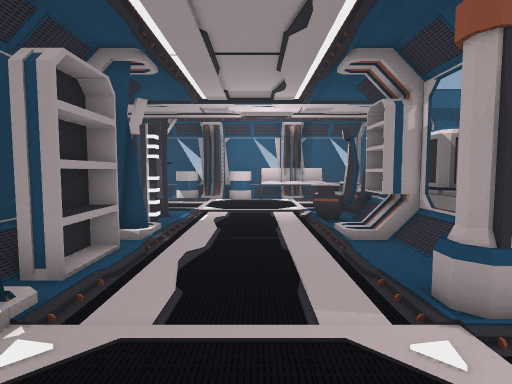
[1] (above)

19 first-person views from a walk through a Unity game level. The camera is 1.4 m above the floor, tilts 4° down and sees 80° across. The floor is counted in squares, 1 m on a side. Each view is taken from the middle of a square. On the plan, view 1 faces up. The plan holds only what a view shows up to about 14 squares ahead; the rest is blank. The place goes on beyond the plan. The player is left out. Door leaves are left out, so doorways stand open.

[2]
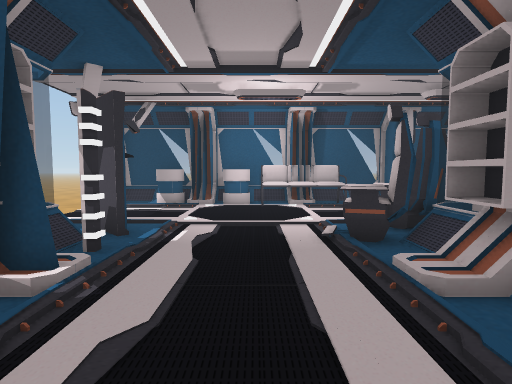

[3]
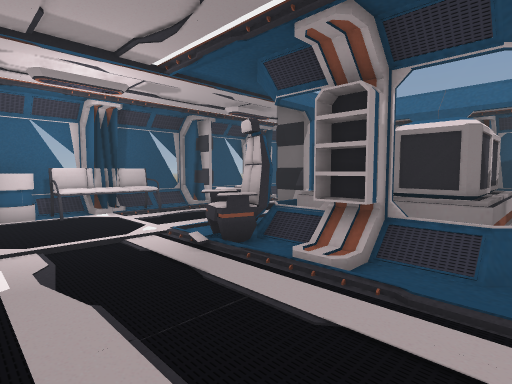

[4]
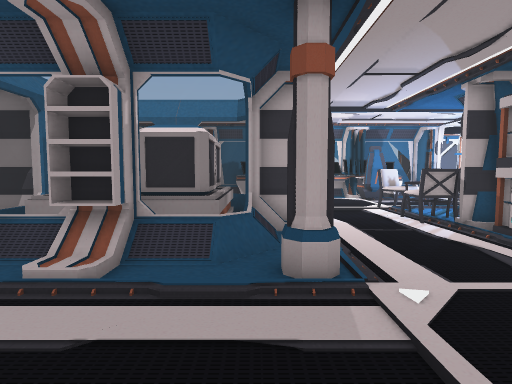

[5]
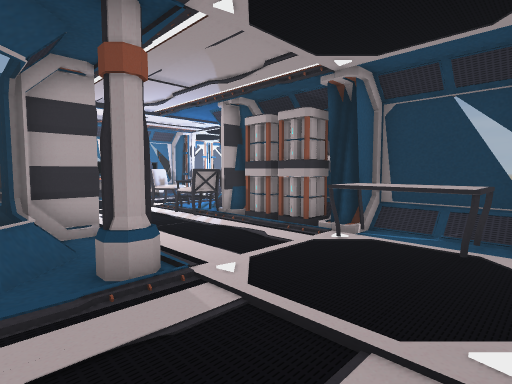

[6]
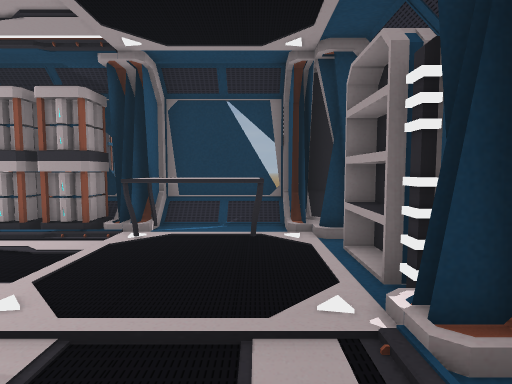

[7]
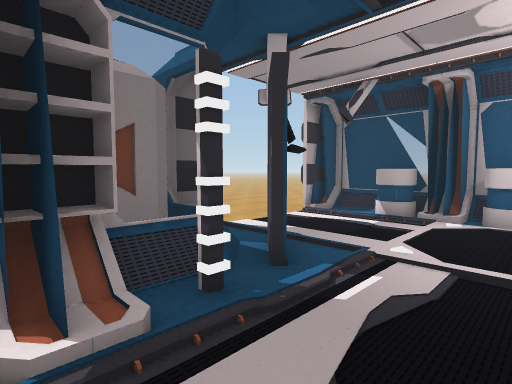

[8]
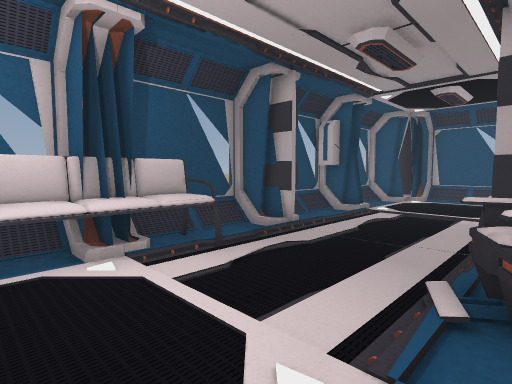

[9]
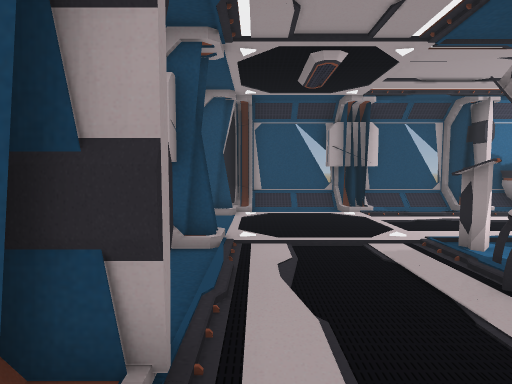

[10]
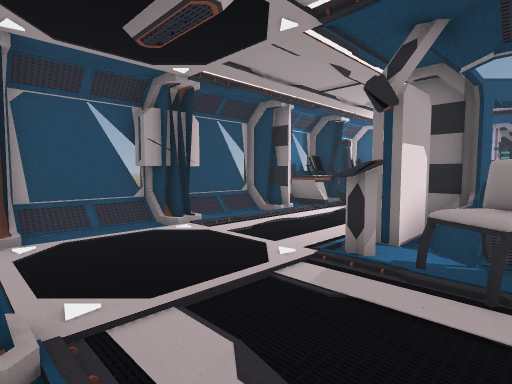

[11]
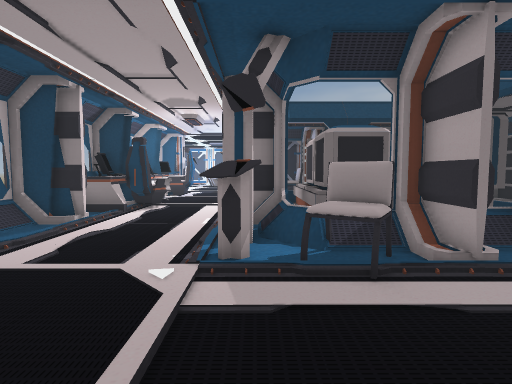

[12]
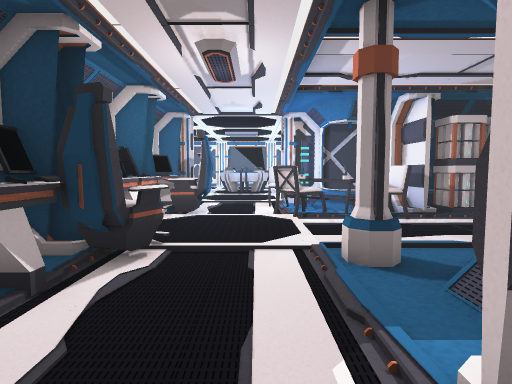

[13]
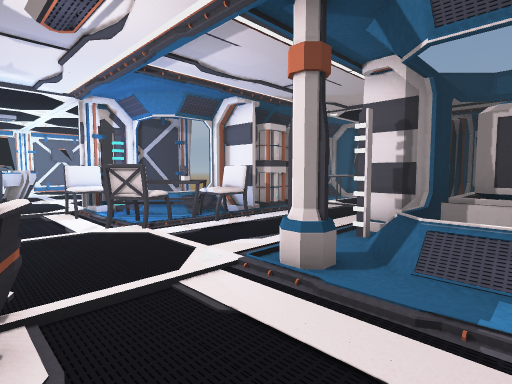

[14]
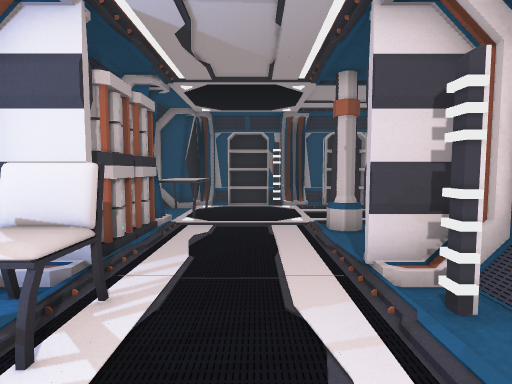

[15]
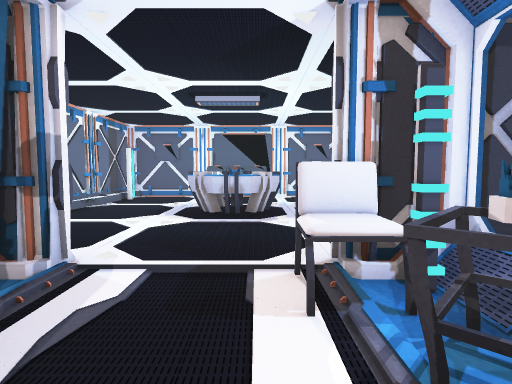

[16]
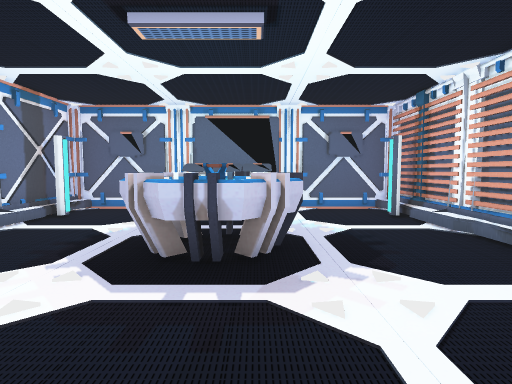

[17]
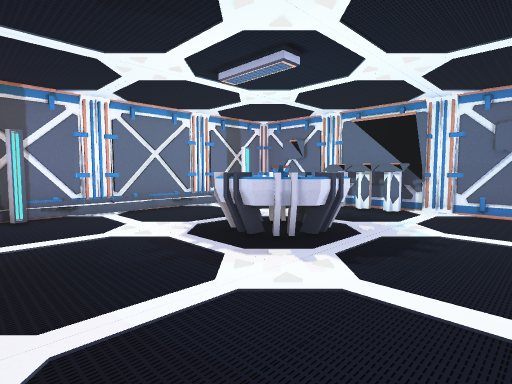

[18]
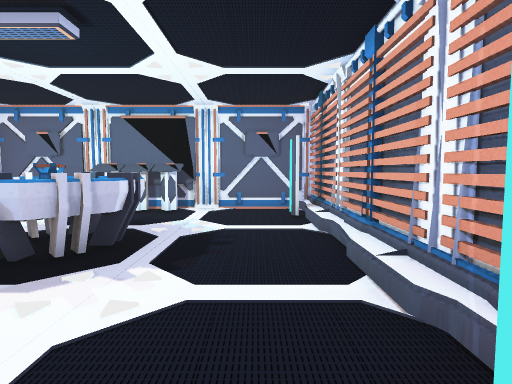

[19]
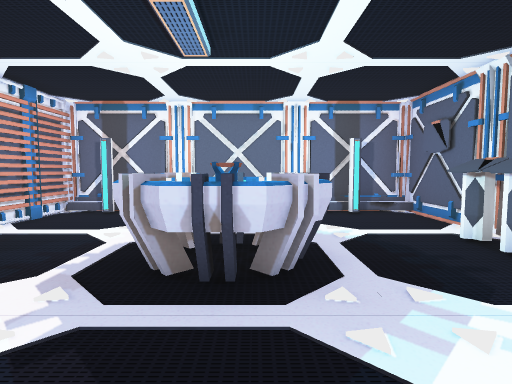

### Floor plan
Key: @ floor where view 1 was taken; # wall or solid block; x gap in a wall; . floor; / step, stairs or slope; D open door; = window, fence, low wall or low ledge; v drop or lower ground; C container; S shelf; L column; F sofa; H chair; B battery; T table; N console; E desk; O other object.
Columns run from 8 left of view 1 to 18 right of it. Each row starts with its distance up from view 1.
 16 ..#===#===#===# ==S ==#
 15 ..#.OO#OFFFF..#...#...##
 14 ..D......F.F..D........#
 13 ..D...........D........=
 12 ..D...........D........=
 11   D.........O.DHH.....#S
 10   #.OO....OOO.#HHNN.../=
  9   #==O....OO#=#v#S.....=
  8    C##....OOCCCC#S.....=
  7     ##/.../SCCCC##DDDD##
  6     ##/.../=C  C=//....=
  5     #S.....=CC C=/....EE
  4     #S......==#vxL...OEE
  3     ##/...LL..##.L...OEE
  2     ##/.......D....../E
  1     #S........D.......E
  0     #S..@.....D.......EE
 -1     ##.OOO....DHHHH..OEE
 -2     O##OOO#B.B#HTHH..OE
 -3       #===#= =#==TT...EE
 -4                 =#H....
 -5               ####HDDD#####
 -6               #........../#
 -7               # ........./#
 -8               #........../#
 -9               #........../#
-10               #....OO..../#
-11               #...OOOO.../#
-12               #...OOOO.../#
-13               #....OO..../#
-14               #........../#
-15               #........../#
-16               #....NNN.../#
-17               #############

Positions as (right, up) in squares from view 1, and headings:
1: (0, 0), facing up
2: (0, 3), facing up
3: (-2, 4), facing up-right
4: (-2, 4), facing right
5: (-2, 5), facing down-right
6: (-1, 5), facing down
7: (0, 6), facing up-left
8: (0, 10), facing up-right
9: (4, 14), facing right
10: (7, 15), facing down-right
11: (9, 15), facing down
12: (11, 8), facing down
13: (13, 6), facing down-left
14: (10, 1), facing left
15: (11, -1), facing down
16: (11, -6), facing down
17: (7, -6), facing down-right
18: (8, -6), facing down
19: (7, -12), facing right
